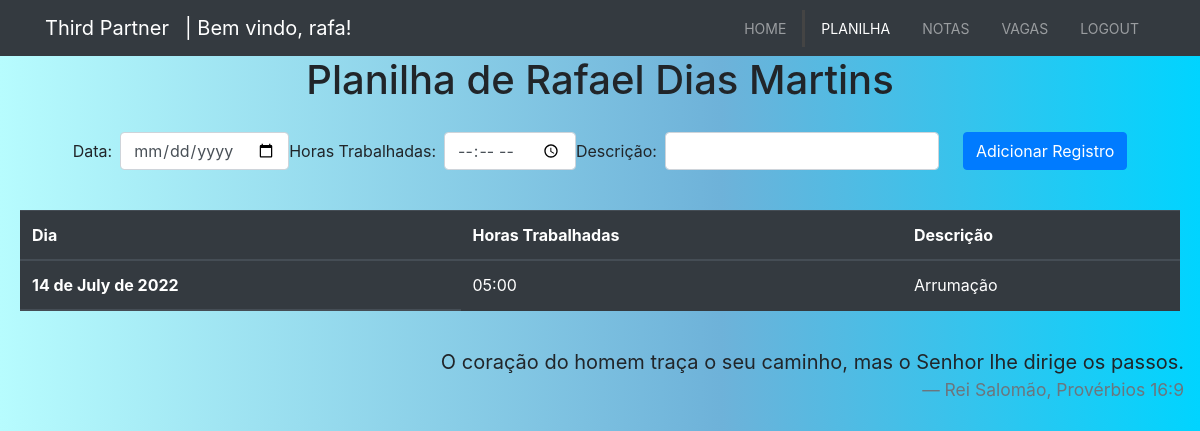
/planilha/ (signed in), run on the app's committed database.
### users/models/coworkermodel.py (models this page shows)
class CoworkerModel(AbstractBaseUser, PermissionsMixin):
    user_name = models.CharField(max_length=150, unique=True)
    name_pj = models.CharField(max_length=200, blank=False)
    name_coworker = models.CharField(max_length=100, blank=False)
    cnpj = models.CharField(max_length=17, blank=False)
    specialty = models.CharField(max_length=100, default="Developer")
    about = models.TextField(max_length=500, blank=True)
    email = models.EmailField(default="asd@asd.com", unique=True)
    phone_number = models.CharField(max_length=20, blank=False)
    whatsapp = models.BooleanField(default=True)
    address = models.CharField(max_length=300)
    working_place = models.CharField(max_length=200)
    start_date = models.DateTimeField(default=timezone.now)
    image = models.ImageField(default="profile.jpg",
                              upload_to="profile_picture")
    is_staff = models.BooleanField(default=False)
    is_active = models.BooleanField(default=False)
    objects = CustomAccountManager()
    USERNAME_FIELD = 'user_name'
    REQUIRED_FIELDS = ['name_pj', 'name_coworker', 'email', 'phone_number']
    class Meta:
        verbose_name = "Colaborador"
        verbose_name_plural = "Colaboradores"
    def __str__(self) -> str:
        return f"{self.name_coworker}"

### core/models/WorkedHours.py (models this page shows, shortened)
class WorkedHours(models.Model):
    worker = models.ForeignKey(CoworkerModel, on_delete=models.CASCADE)
    date = models.DateField()
    worked_hours = models.TimeField()
    description = models.CharField(max_length=200)
    class Meta:
        verbose_name = "Hora"
        verbose_name_plural = "Horas"

### core/views.py (the view)
# urls.py: path("planilha/", SheetView.as_view(), name="sheet_view"),
class SheetView(ListView):
    model = WorkedHours
    template_name = "core/planilha.html"
    queryset = WorkedHours.objects.all()
    context_object_name = "hours"
    def get_context_data(self, *args, **kwargs):
        context = super().get_context_data(**kwargs)
        context["info"] = "sheet_menu"
        context["title"] = "Planilha"
        context["form"] = AddWorkedHours
        return context

### core/templates/core/planilha.html (shortened to what this page needs)
{% extends 'core/base.html' %}
{% load static %} {% load bootstrap4 %}
{% block content%}
<section id="sheet">
    <p class="h1 text-center">Planilha de {{user}}</p>
    <div class="card-body">
        <form method="POST" enctype="multipart/form-data" class="form-inline" action="{% url 'core:add_hours_view' %}">
            <div class="form-group mx-auto mt-auto mb-auto">
                {{form}}
                <input type="submit" class="btn btn-primary ml-4" name="Add Hours" value="Adicionar Registro">
            </div>
        </form>
    </div>
    <div class="card-body ">
        <table class="table table-dark ">
            <thead>
                <tr>
                    <th scope="col">Dia</th>
                    <th scope="col">Horas Trabalhadas</th>
                    <th scope="col">Descrição</th>
                </tr>
            </thead>
            <thead>
                <tr>
                    {% for hour in hours %}
                    <th scope="row">{{hour.date}}</th>
                    <td>{{hour.worked_hours}}</td>
                    <td>{{hour.description}}</td>
                </tr>
                {% endfor %}
            </thead>
        </table>
    </div>
</section>
{% endblock %}

### core/templates/core/navbar.html (shortened to what this page needs)
{% load bootstrap4 %}
{% load static %}
{% bootstrap_css %}
<link rel="stylesheet" href="{% static 'core/style.css' %}">
{% if user.is_authenticated %}
<nav class="navbar navbar-expand-sm navbar-dark bg-dark">
    <div class="container">
        <a href="{% url 'core:index_view' %}" class="navbar-brand">Third Partner</a>
        <p class="navbar-brand mb-0">| Bem vindo, {{user.user_name}}!</p>
        <div class="collapse navbar-collapse" id="navbarCollapse">
            <ul class="navbar-nav ml-auto">
                <li class="nav-item" id="index_menu">
                    <a href="{% url 'core:index_view' %}" class="nav-link">Home</a>
                </li>
                <li class="nav-item" id="sheet_menu">
                    <a href="{% url 'core:sheet_view' %}" class="nav-link">Planilha</a>
                </li>
                <li class="nav-item" id="receipt_menu">
                    <a href="{% url 'core:receipt_view' %}" class="nav-link">Notas</a>
                </li>
                <li class="nav-item" id="vacancies_menu">
                    <a href="{% url 'core:vacancies_view' %}" class="nav-link">Vagas</a>
                </li>
                <li class="nav-item inactive" id="logout_click">
                    <a href="{% url 'users:logout_view' %}" class="nav-link">Logout</a>
                </li>
            </ul>
        </div>
    </div>
</nav>
{% endif %}

### core/static/core/style.css (style rules this page uses)
.navbar .nav-link { font-size: 14px !important; text-transform: uppercase !important; padding-left: 1rem !important; padding-right: 1rem !important; }
.navbar .nav-item.active { border-left: #444 solid; }
.navbar .nav-link { margin-bottom: 0rem !important; }
html { overflow-y: scroll; }
body { background: rgb(183, 252, 254); background: linear-gradient(90deg, rgba(183, 252, 254, 1) 0%, rgba(110, 178, 217, 1) 60%, rgba(0, 212, 255, 1) 100%); }

### data on the page
CoworkerModel: user_name "rafa", name_coworker "Rafael Dias Martins"
WorkedHours: date "14 de July de 2022", worked_hours "05:00", description "Arrumação"
